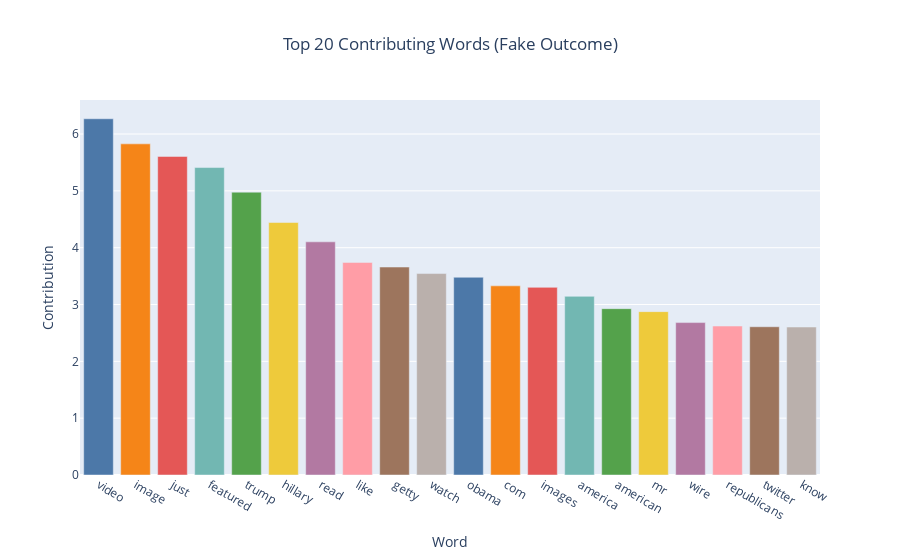

The notebook cell this image was saved under:
### Code cell
f_c_bar = px.bar(fake_cont,x = "Word", y = "Contribution", title = "Top 20 Contributing Words (Fake Outcome)",color = "Word",color_discrete_sequence=px.colors.qualitative.T10,width =900)
f_c_bar.update_layout(showlegend=False,
    title = {
        "x":0.5
    }
)

### Figure 1 — Plotly figure (JSON) as saved in the notebook; plotly's stock layout.template omitted (floating-point values rounded to 4 significant figures)
{"data": [{"alignmentgroup": "True", "hovertemplate": "Word=%{x}<br>Contribution=%{y}<extra></extra>", "legendgroup": "video", "marker": {"color": "#4C78A8", "pattern": {"shape": ""}}, "name": "video", "offsetgroup": "video", "orientation": "v", "showlegend": true, "textposition": "auto", "type": "bar", "x": ["video"], "xaxis": "x", "y": [6.269], "yaxis": "y"}, {"alignmentgroup": "True", "hovertemplate": "Word=%{x}<br>Contribution=%{y}<extra></extra>", "legendgroup": "image", "marker": {"color": "#F58518", "pattern": {"shape": ""}}, "name": "image", "offsetgroup": "image", "orientation": "v", "showlegend": true, "textposition": "auto", "type": "bar", "x": ["image"], "xaxis": "x", "y": [5.827], "yaxis": "y"}, {"alignmentgroup": "True", "hovertemplate": "Word=%{x}<br>Contribution=%{y}<extra></extra>", "legendgroup": "just", "marker": {"color": "#E45756", "pattern": {"shape": ""}}, "name": "just", "offsetgroup": "just", "orientation": "v", "showlegend": true, "textposition": "auto", "type": "bar", "x": ["just"], "xaxis": "x", "y": [5.606], "yaxis": "y"}, {"alignmentgroup": "True", "hovertemplate": "Word=%{x}<br>Contribution=%{y}<extra></extra>", "legendgroup": "featured", "marker": {"color": "#72B7B2", "pattern": {"shape": ""}}, "name": "featured", "offsetgroup": "featured", "orientation": "v", "showlegend": true, "textposition": "auto", "type": "bar", "x": ["featured"], "xaxis": "x", "y": [5.41], "yaxis": "y"}, {"alignmentgroup": "True", "hovertemplate": "Word=%{x}<br>Contribution=%{y}<extra></extra>", "legendgroup": "trump", "marker": {"color": "#54A24B", "pattern": {"shape": ""}}, "name": "trump", "offsetgroup": "trump", "orientation": "v", "showlegend": true, "textposition": "auto", "type": "bar", "x": ["trump"], "xaxis": "x", "y": [4.977], "yaxis": "y"}, {"alignmentgroup": "True", "hovertemplate": "Word=%{x}<br>Contribution=%{y}<extra></extra>", "legendgroup": "hillary", "marker": {"color": "#EECA3B", "pattern": {"shape": ""}}, "name": "hillary", "offsetgroup": "hillary", "orientation": "v", "showlegend": true, "textposition": "auto", "type": "bar", "x": ["hillary"], "xaxis": "x", "y": [4.443], "yaxis": "y"}, {"alignmentgroup": "True", "hovertemplate": "Word=%{x}<br>Contribution=%{y}<extra></extra>", "legendgroup": "read", "marker": {"color": "#B279A2", "pattern": {"shape": ""}}, "name": "read", "offsetgroup": "read", "orientation": "v", "showlegend": true, "textposition": "auto", "type": "bar", "x": ["read"], "xaxis": "x", "y": [4.103], "yaxis": "y"}, {"alignmentgroup": "True", "hovertemplate": "Word=%{x}<br>Contribution=%{y}<extra></extra>", "legendgroup": "like", "marker": {"color": "#FF9DA6", "pattern": {"shape": ""}}, "name": "like", "offsetgroup": "like", "orientation": "v", "showlegend": true, "textposition": "auto", "type": "bar", "x": ["like"], "xaxis": "x", "y": [3.741], "yaxis": "y"}, {"alignmentgroup": "True", "hovertemplate": "Word=%{x}<br>Contribution=%{y}<extra></extra>", "legendgroup": "getty", "marker": {"color": "#9D755D", "pattern": {"shape": ""}}, "name": "getty", "offsetgroup": "getty", "orientation": "v", "showlegend": true, "textposition": "auto", "type": "bar", "x": ["getty"], "xaxis": "x", "y": [3.659], "yaxis": "y"}, {"alignmentgroup": "True", "hovertemplate": "Word=%{x}<br>Contribution=%{y}<extra></extra>", "legendgroup": "watch", "marker": {"color": "#BAB0AC", "pattern": {"shape": ""}}, "name": "watch", "offsetgroup": "watch", "orientation": "v", "showlegend": true, "textposition": "auto", "type": "bar", "x": ["watch"], "xaxis": "x", "y": [3.545], "yaxis": "y"}, {"alignmentgroup": "True", "hovertemplate": "Word=%{x}<br>Contribution=%{y}<extra></extra>", "legendgroup": "obama", "marker": {"color": "#4C78A8", "pattern": {"shape": ""}}, "name": "obama", "offsetgroup": "obama", "orientation": "v", "showlegend": true, "textposition": "auto", "type": "bar", "x": ["obama"], "xaxis": "x", "y": [3.48], "yaxis": "y"}, {"alignmentgroup": "True", "hovertemplate": "Word=%{x}<br>Contribution=%{y}<extra></extra>", "legendgroup": "com", "marker": {"color": "#F58518", "pattern": {"shape": ""}}, "name": "com", "offsetgroup": "com", "orientation": "v", "showlegend": true, "textposition": "auto", "type": "bar", "x": ["com"], "xaxis": "x", "y": [3.329], "yaxis": "y"}, {"alignmentgroup": "True", "hovertemplate": "Word=%{x}<br>Contribution=%{y}<extra></extra>", "legendgroup": "images", "marker": {"color": "#E45756", "pattern": {"shape": ""}}, "name": "images", "offsetgroup": "images", "orientation": "v", "showlegend": true, "textposition": "auto", "type": "bar", "x": ["images"], "xaxis": "x", "y": [3.302], "yaxis": "y"}, {"alignmentgroup": "True", "hovertemplate": "Word=%{x}<br>Contribution=%{y}<extra></extra>", "legendgroup": "america", "marker": {"color": "#72B7B2", "pattern": {"shape": ""}}, "name": "america", "offsetgroup": "america", "orientation": "v", "showlegend": true, "textposition": "auto", "type": "bar", "x": ["america"], "xaxis": "x", "y": [3.144], "yaxis": "y"}, {"alignmentgroup": "True", "hovertemplate": "Word=%{x}<br>Contribution=%{y}<extra></extra>", "legendgroup": "american", "marker": {"color": "#54A24B", "pattern": {"shape": ""}}, "name": "american", "offsetgroup": "american", "orientation": "v", "showlegend": true, "textposition": "auto", "type": "bar", "x": ["american"], "xaxis": "x", "y": [2.927], "yaxis": "y"}, {"alignmentgroup": "True", "hovertemplate": "Word=%{x}<br>Contribution=%{y}<extra></extra>", "legendgroup": "mr", "marker": {"color": "#EECA3B", "pattern": {"shape": ""}}, "name": "mr", "offsetgroup": "mr", "orientation": "v", "showlegend": true, "textposition": "auto", "type": "bar", "x": ["mr"], "xaxis": "x", "y": [2.875], "yaxis": "y"}, {"alignmentgroup": "True", "hovertemplate": "Word=%{x}<br>Contribution=%{y}<extra></extra>", "legendgroup": "wire", "marker": {"color": "#B279A2", "pattern": {"shape": ""}}, "name": "wire", "offsetgroup": "wire", "orientation": "v", "showlegend": true, "textposition": "auto", "type": "bar", "x": ["wire"], "xaxis": "x", "y": [2.682], "yaxis": "y"}, {"alignmentgroup": "True", "hovertemplate": "Word=%{x}<br>Contribution=%{y}<extra></extra>", "legendgroup": "republicans", "marker": {"color": "#FF9DA6", "pattern": {"shape": ""}}, "name": "republicans", "offsetgroup": "republicans", "orientation": "v", "showlegend": true, "textposition": "auto", "type": "bar", "x": ["republicans"], "xaxis": "x", "y": [2.621], "yaxis": "y"}, {"alignmentgroup": "True", "hovertemplate": "Word=%{x}<br>Contribution=%{y}<extra></extra>", "legendgroup": "twitter", "marker": {"color": "#9D755D", "pattern": {"shape": ""}}, "name": "twitter", "offsetgroup": "twitter", "orientation": "v", "showlegend": true, "textposition": "auto", "type": "bar", "x": ["twitter"], "xaxis": "x", "y": [2.609], "yaxis": "y"}, {"alignmentgroup": "True", "hovertemplate": "Word=%{x}<br>Contribution=%{y}<extra></extra>", "legendgroup": "know", "marker": {"color": "#BAB0AC", "pattern": {"shape": ""}}, "name": "know", "offsetgroup": "know", "orientation": "v", "showlegend": true, "textposition": "auto", "type": "bar", "x": ["know"], "xaxis": "x", "y": [2.604], "yaxis": "y"}], "layout": {"barmode": "relative", "legend": {"title": {"text": "Word"}, "tracegroupgap": 0}, "showlegend": false, "title": {"text": "Top 20 Contributing Words (Fake Outcome)", "x": 0.5}, "width": 900, "xaxis": {"anchor": "y", "categoryarray": ["video", "image", "just", "featured", "trump", "hillary", "read", "like", "getty", "watch", "obama", "com", "images", "america", "american", "mr", "wire", "republicans", "twitter", "know"], "categoryorder": "array", "domain": [0, 1], "title": {"text": "Word"}}, "yaxis": {"anchor": "x", "domain": [0, 1], "title": {"text": "Contribution"}}}}
